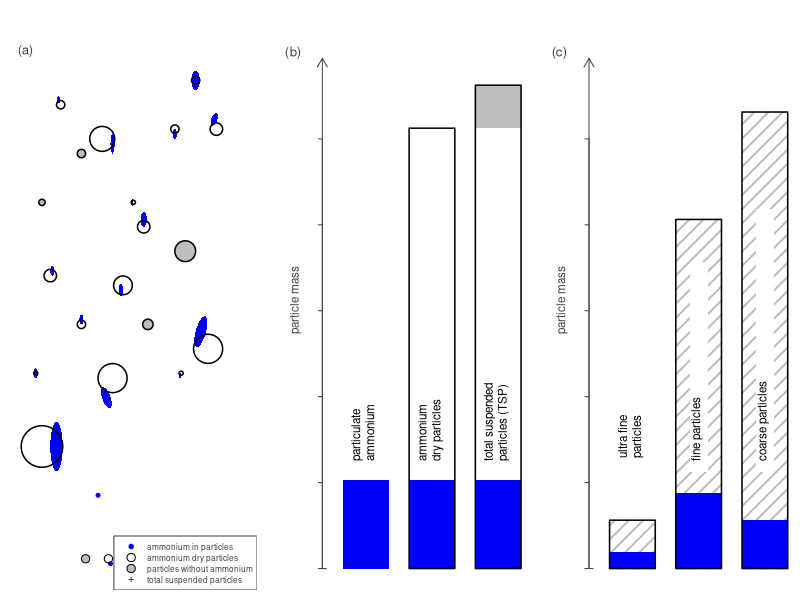

Source code (R):
#' What we want to plot:
#'  - one figure containing three plots alphabetized from (a) to ( c). 
#'  - a plot with differently sized circles on the left and bar plots in the center and on the right
#'  - save it as pdf file
#' 
#' It should look this way:
#
# +-------------------+-------------------+-------------------+
# | (a)               | (b)               | (c)               |
# |                   |                   |                   |
# |    plot showing   | bar plot (3 bars) | bar plot (3 bars) |
# |    atmospheric    |   showing model   |  showing what the |
# |     particles     | representation of | current CF stand- |
# |   (as circles)    |  atmos. particles | ard names mean    |
# |                   |                   |                   |
# +-------------------+-------------------+-------------------+
#
#' That's it.

#+ setup, include=FALSE
knitr::opts_chunk$set(eval = FALSE)
#+

#' ~~~~ load libraries ~~~~
# load libraries ----
library('plotrix')
# enables to use 'draw.circle' function


#' ~~~~ open PDF document and define parameters ~~~~
# open PDF document and define parameters ----
pdf(file = 'readme_standardname_problem.pdf', title = 'aerosol representation and meaning of standard names',
    paper='special', width = 6.3, height = 2.1)
# x11(width = 6.3, height = 2.1)
par(mar = c(0.5,0.5,0.5,0.5))


#' ~~~~ define screens ~~~~
# define screens ----
split.screen(c(1,3))


#' ~~~~ make first plot ~~~~
# make first plot ----
# activate screen 1
screen(1)

# create base plot
plot(c(0,1), c(0,1), xlim = c(0,1.1), ylim = c(-0.1,1),
     type = 'n', yaxt = 'n', xaxt = 'n', bty = 'n',
     ann = FALSE)

# write "(a)"
text(0.03, 0.96, '(a)', cex = 0.8, col = '#444444')

# define particles to plot (x- and y-coordinates and radius)
p.x = c(0.11, 0.15, 0.2,  0.5,    0.75, 0.85, 0.45,  0.4,  0.3,  0.8,  0.6,   0.62,  0.08, 0.3,  0.55,  0.11,  0.95, 0.91, 0.78)
p.y = c(0.15, 0.5,  0.85, 0.48,   0.8,  0.90, 0.29,  0.78, 0.75, 0.55, 0.6,   0.4,   0.3,  0.4,  0.65,  0.65,  0.8,  0.35, 0.3)
p.r = c(0.1,  0.03, 0.02, 0.045,  0.02, 0.02, 0.07,  0.06, 0.02, 0.05, 0.03,  0.025, 0.01, 0.02, 0.01,  0.015, 0.03, 0.07, 0.01)
p.col.fill = NA
p.col.border = 'black'
p.lwd = 1.5

# define ammonium to plot (x- and y-coord)
a.x = c(0.18, 0.16, 0.19,  0.49,  0.75, 0.85, 0.42,  0.45, NA,   NA,   0.6,   NA,    0.08, 0.3,  0.545, NA,    0.94, 0.875, 0.775)
a.y = c(0.15, 0.51, 0.86,  0.47,  0.79, 0.90, 0.25,  0.77, NA,   NA,   0.615, NA,    0.3,  0.41, 0.65,  NA,    0.82, 0.385, 0.295)
a.a = c(0.03, 0.01, 0.009, 0.01,  0.01, 0.02, 0.015, 0.01, NA,   NA,   0.015, NA,    0.01, 0.01, 0.005, NA,    0.02, 0.02,  0.005)
a.b = c(0.05, 0.01, 0.007, 0.013, 0.01, 0.02, 0.03,  0.02, NA,   NA,   0.015, NA,    0.01, 0.01, 0.007, NA,    0.01, 0.04,  0.005)
a.rot = c(0,  0,    0,     0,     0,    0,    55,    0,    NA,   NA,   0,     NA,    0,    0,    0,     NA,    30,   -45,   0)
a.col.fill = 'blue'
a.col.border = NA

# define non-ammonium particles to plot (x- and y-coord)
o.x = c(NA,   NA,   NA,    NA,    NA,   NA,   NA,    NA,   0.3,  0.8,  NA,    0.62,  NA,   NA,   NA,    0.11,  NA,   NA,    NA)
o.y = c(NA,   NA,   NA,    NA,    NA,   NA,   NA,    NA,   0.75, 0.55, NA,    0.4,   NA,   NA,   NA,    0.65,  NA,   NA,    NA)
o.r = c(NA,   NA,   NA,    NA,    NA,   NA,   NA,    NA,   0.02, 0.05, NA,    0.025, NA,   NA,   NA,    0.015, NA,   NA,    NA)
o.col.fill = 'grey'
o.col.border = NA

# plot circles
for(i1 in 1:length(a.x)) draw.ellipse(a.x[i1], a.y[i1], a.a[i1], a.b[i1], angle = a.rot[i1], border = a.col.border, col = a.col.fill)
for(i1 in 1:length(o.x)) draw.circle(o.x[i1], o.y[i1], o.r[i1], border = o.col.border, col = o.col.fill)
for(i1 in 1:length(p.x)) draw.circle(p.x[i1], p.y[i1], p.r[i1], border = p.col.border, col = p.col.fill, lwd = p.lwd)

# plot legend
# legend('bottomright', c('total suspended particles', 'ammonium in particles'),
#        pch = c(1, 20), col = c(p.col.border, a.col.fill), pt.lwd = c(1.5, 0),
#        inset = c(0, 0), box.col = '#444444', text.col = '#444444', 
#        cex = 0.5, pt.cex = 1.1)
legend('bottomright', c('ammonium in particles', 'ammonium dry particles', 'particles without ammonium', 'total suspended particles'),
       box.col = '#444444', text.col = '#444444',
       pch = c(20, 1, 21, 3), col = c(a.col.fill, p.col.border, p.col.border, '#444444'),#  pt.lwd = c(0, 1.5, 1.5, 1.5), 
       pt.bg = c(NA, NA, o.col.fill, NA), 
       lty = NA, lwd = 1, seg.len = 4, x.intersp = 0.1, y.intersp = 1.1, 
       inset = c(0, 0), cex = 0.5, pt.cex = c(0.9, 1.1, 1.1, 0.4))
points(c(0.32, 0.44, 0.43, 0.38), c(-0.08, -0.09, -0.08, 0.05), 
       pch = c(21, 20, 1, 20), cex = c(1.1, 0.8, 1.1, 0.8), 
       col = c(p.col.border, a.col.fill, p.col.border, a.col.fill),
       bg = c(o.col.fill, NA, NA, NA))



#' ~~~~ make second plot ~~~~
# make second plot ----
# activate screen 2
screen(2)

# create base plot
plot(c(0,1), c(0,1), xlim = c(0,1), ylim = c(0,1),
     type = 'n', yaxt = 'n', xaxt = 'n', bty = 'n',
     ann = FALSE)

# write "(b)"
text(0.03, 0.96, '(b)', cex = 0.8, col = '#444444')

# plot y-axis
ax.x = 0.16
axis(2, at = (0:1)*2, labels = FALSE, 
     pos = ax.x, tcl = +0.2,
     col = 'white', col.ticks = '#444444')
arrows(ax.x, 0, ax.x, 0.95, length = 0.1, col = '#444444')
axis(2, at = (0:5)*0.16, labels = FALSE, 
     pos = ax.x, tcl = -0.2, col = '#444444')
mtext('particle mass', cex = 0.7, 
      side = 2, line = -1.3, at = 0.5,
      col = '#444444')

# define bars, general
b.x = c(0.35, 0.64, 0.93)
b.w = 0.2
# define bars, particles
bp.y0 = c(0, 0, 0)
bp.y1 = c(NA, 0.82, 0.9)
bp.col.fill = NA
bp.col.border = 'black'
bp.lwd = 1.5
# define bars, ammonium
ba.y0 = c(0, 0, 0)
ba.y1 = c(0.165, 0.165, 0.165)
ba.col.fill = 'blue'
ba.col.border = NA
# define bars, particles withOut ammonium
bo.y0 = c(NA, NA, 0.82)
bo.y1 = c(NA, NA, 0.9)
bo.col.fill = 'grey'
bo.col.border = NA
bo.lwd = 1.5

# generate support arrays for bar plotting
p.b.x = (rep(b.x, each = 6) + rep(c(NA,-b.w/2, b.w/2), each = 2, times = length(b.x)))[-(1:2)]
p.bp.y = t(array(c(rep(bp.y0,times=2), rep(bp.y1,times=2), rep(bp.y0,times=2)), dim = c(length(bp.y1),6)))[-c(1,length(b.x)*6)]
p.ba.y = t(array(c(rep(ba.y0,times=2), rep(ba.y1,times=2), rep(ba.y0,times=2)), dim = c(length(ba.y1),6)))[-c(1,length(b.x)*6)]
p.bo.y = t(array(c(rep(bo.y0,times=2), rep(bo.y1,times=2), rep(bo.y0,times=2)), dim = c(length(bo.y1),6)))[-c(1,length(b.x)*6)]
# plot bars (polygons)
polygon(p.b.x, p.ba.y, border = ba.col.border, col = ba.col.fill)
polygon(p.b.x, p.bo.y, border = bo.col.border, col = bo.col.fill)
polygon(p.b.x, p.bp.y, border = bp.col.border, col = bp.col.fill, lwd = bp.lwd)

# add text to bars
text(b.x[1]-0.04, 0.2, 'particulate \nammonium', cex = 0.7, srt = 90, pos = 4)
text(b.x[2]-0.04, 0.2, 'ammonium \ndry particles', cex = 0.7, srt = 90, pos = 4)
text(b.x[3]-0.04, 0.2, 'total suspended \nparticles (TSP)', cex = 0.7, srt = 90, pos = 4)



#' ~~~~ make third plot ~~~~
# make third plot ----
# activate screen 3
screen(3)

# create base plot
plot(c(0,1), c(0,1), xlim = c(0,1), ylim = c(0,1),
     type = 'n', yaxt = 'n', xaxt = 'n', bty = 'n',
     ann = FALSE)

# write "(c)"
text(0.03, 0.96, '(c)', cex = 0.8, col = '#444444')

# plot y-axis
ax.x = 0.16
axis(2, at = (0:1)*2, labels = FALSE, 
     pos = ax.x, tcl = +0.2,
     col = 'white', col.ticks = '#444444')
arrows(ax.x, 0, ax.x, 0.95, length = 0.1, col = '#444444')
axis(2, at = (0:5)*0.16, labels = FALSE, 
     pos = ax.x, tcl = -0.2, col = '#444444')
mtext('particle mass', cex = 0.7, 
      side = 2, line = -1.3, at = 0.5,
      col = '#444444')

# define bars, general
b.x = c(0.35, 0.64, 0.93)
b.w = 0.2
# define bars, particles
bp.y = c(0.09, 0.65, 0.85)
bp.col.fill = NA
bp.col.border = 'black'
bp.lwd = 1.5
# define bars, ammonium
ba.y = c(0.03, 0.14, 0.09)
ba.col.fill = 'blue'
ba.col.border = NA
# define bars, particles withOut ammonium
bo.y0 = c(NA, NA, 0.82)
bo.y1 = c(NA, NA, 0.9)
bo.col.fill = 'grey'
bo.col.border = NA
bo.lwd = 2

# generate support arrays for bar plotting
p.b.x = (rep(b.x, each = 6) + rep(c(NA,-b.w/2, b.w/2), each = 2, times = length(b.x)))[-(1:2)]
p.bp.y = c(t(array(c(rep(0,length(bp.y)*4), rep(bp.y,length(bp.y)*2)), dim = c(length(bp.y),6)))[-(1:3)], 0)
p.ba.y = c(t(array(c(rep(0,length(ba.y)*4), rep(ba.y,length(ba.y)*2)), dim = c(length(ba.y),6)))[-(1:3)], 0)
# plot bars (polygons)
polygon(p.b.x, p.bp.y, border = bo.col.border, col = bo.col.fill, lwd = bo.lwd, angle=45, density=10)
polygon(p.b.x, p.ba.y, border = ba.col.border, col = ba.col.fill)
polygon(p.b.x, p.bp.y, border = bp.col.border, col = bp.col.fill, lwd = bp.lwd)

# add text to bars
text(b.x[1]-0.04, 0.2, ' ultra fine \n particles', cex = 0.7, srt = 90, pos = 4)
rect(b.x[2]-0.04, 0.18, b.x[2]+0.04, 0.57, col = 'white', border = NA)
text(b.x[2]-0.05, 0.2, 'fine particles', cex = 0.7, srt = 90, pos = 4, bg = 'red')
rect(b.x[3]-0.04, 0.18, b.x[3]+0.04, 0.67, col = 'white', border = NA)
text(b.x[3]-0.05, 0.2, 'coarse particles', cex = 0.7, srt = 90, pos = 4)



#' ~~~~ finalize screens ~~~~
# finalize screens ---
close.screen(all = TRUE)



#' ~~~~ finalize PDF document ~~~~
# finalize PDF document ----
dev.off()